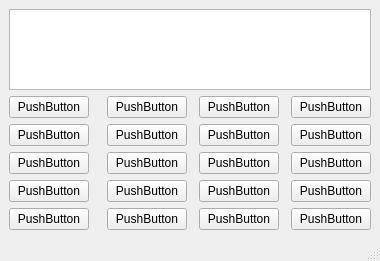
<?xml version="1.0" encoding="UTF-8"?>
<ui version="4.0">
 <class>MainWindow</class>
 <widget class="QMainWindow" name="MainWindow">
  <property name="geometry">
   <rect>
    <x>0</x>
    <y>0</y>
    <width>362</width>
    <height>261</height>
   </rect>
  </property>
  <property name="windowTitle">
   <string>MainWindow</string>
  </property>
  <widget class="QWidget" name="centralwidget">
   <layout class="QGridLayout" name="gridLayout">
    <item row="3" column="5">
     <widget class="QPushButton" name="pushButton_4">
      <property name="text">
       <string>PushButton</string>
      </property>
     </widget>
    </item>
    <item row="11" column="0">
     <widget class="QPushButton" name="pushButton_13">
      <property name="text">
       <string>PushButton</string>
      </property>
     </widget>
    </item>
    <item row="3" column="7">
     <widget class="QPushButton" name="pushButton_3">
      <property name="text">
       <string>PushButton</string>
      </property>
     </widget>
    </item>
    <item row="7" column="0">
     <spacer name="verticalSpacer">
      <property name="orientation">
       <enum>Qt::Vertical</enum>
      </property>
      <property name="sizeHint" stdset="0">
       <size>
        <width>20</width>
        <height>10</height>
       </size>
      </property>
     </spacer>
    </item>
    <item row="14" column="5">
     <widget class="QPushButton" name="pushButton_2">
      <property name="text">
       <string>PushButton</string>
      </property>
     </widget>
    </item>
    <item row="9" column="7">
     <widget class="QPushButton" name="pushButton_19">
      <property name="text">
       <string>PushButton</string>
      </property>
     </widget>
    </item>
    <item row="13" column="0">
     <spacer name="verticalSpacer_6">
      <property name="orientation">
       <enum>Qt::Vertical</enum>
      </property>
      <property name="sizeHint" stdset="0">
       <size>
        <width>20</width>
        <height>10</height>
       </size>
      </property>
     </spacer>
    </item>
    <item row="3" column="1">
     <spacer name="horizontalSpacer_3">
      <property name="orientation">
       <enum>Qt::Horizontal</enum>
      </property>
      <property name="sizeHint" stdset="0">
       <size>
        <width>40</width>
        <height>20</height>
       </size>
      </property>
     </spacer>
    </item>
    <item row="15" column="0">
     <spacer name="verticalSpacer_4">
      <property name="orientation">
       <enum>Qt::Vertical</enum>
      </property>
      <property name="sizeHint" stdset="0">
       <size>
        <width>20</width>
        <height>40</height>
       </size>
      </property>
     </spacer>
    </item>
    <item row="6" column="2">
     <spacer name="horizontalSpacer_2">
      <property name="orientation">
       <enum>Qt::Horizontal</enum>
      </property>
      <property name="sizeHint" stdset="0">
       <size>
        <width>40</width>
        <height>20</height>
       </size>
      </property>
     </spacer>
    </item>
    <item row="14" column="7">
     <widget class="QPushButton" name="pushButton_12">
      <property name="text">
       <string>PushButton</string>
      </property>
     </widget>
    </item>
    <item row="6" column="3">
     <widget class="QPushButton" name="pushButton_11">
      <property name="text">
       <string>PushButton</string>
      </property>
     </widget>
    </item>
    <item row="6" column="5">
     <widget class="QPushButton" name="pushButton_7">
      <property name="text">
       <string>PushButton</string>
      </property>
     </widget>
    </item>
    <item row="9" column="5">
     <widget class="QPushButton" name="pushButton_18">
      <property name="text">
       <string>PushButton</string>
      </property>
     </widget>
    </item>
    <item row="15" column="3">
     <spacer name="verticalSpacer_8">
      <property name="orientation">
       <enum>Qt::Vertical</enum>
      </property>
      <property name="sizeHint" stdset="0">
       <size>
        <width>20</width>
        <height>40</height>
       </size>
      </property>
     </spacer>
    </item>
    <item row="14" column="0">
     <widget class="QPushButton" name="pushButton_9">
      <property name="text">
       <string>PushButton</string>
      </property>
     </widget>
    </item>
    <item row="1" column="0">
     <spacer name="verticalSpacer_3">
      <property name="orientation">
       <enum>Qt::Vertical</enum>
      </property>
      <property name="sizeHint" stdset="0">
       <size>
        <width>20</width>
        <height>100</height>
       </size>
      </property>
     </spacer>
    </item>
    <item row="9" column="0">
     <widget class="QPushButton" name="pushButton_20">
      <property name="text">
       <string>PushButton</string>
      </property>
     </widget>
    </item>
    <item row="11" column="7">
     <widget class="QPushButton" name="pushButton_16">
      <property name="text">
       <string>PushButton</string>
      </property>
     </widget>
    </item>
    <item row="10" column="0">
     <spacer name="verticalSpacer_9">
      <property name="orientation">
       <enum>Qt::Vertical</enum>
      </property>
      <property name="sizeHint" stdset="0">
       <size>
        <width>20</width>
        <height>40</height>
       </size>
      </property>
     </spacer>
    </item>
    <item row="6" column="0">
     <widget class="QPushButton" name="pushButton_6">
      <property name="text">
       <string>PushButton</string>
      </property>
     </widget>
    </item>
    <item row="5" column="0">
     <spacer name="verticalSpacer_5">
      <property name="orientation">
       <enum>Qt::Vertical</enum>
      </property>
      <property name="sizeHint" stdset="0">
       <size>
        <width>20</width>
        <height>10</height>
       </size>
      </property>
     </spacer>
    </item>
    <item row="14" column="3">
     <widget class="QPushButton" name="pushButton">
      <property name="text">
       <string>PushButton</string>
      </property>
     </widget>
    </item>
    <item row="9" column="3">
     <widget class="QPushButton" name="pushButton_17">
      <property name="text">
       <string>PushButton</string>
      </property>
     </widget>
    </item>
    <item row="11" column="5">
     <widget class="QPushButton" name="pushButton_15">
      <property name="text">
       <string>PushButton</string>
      </property>
     </widget>
    </item>
    <item row="3" column="0">
     <widget class="QPushButton" name="pushButton_5">
      <property name="text">
       <string>PushButton</string>
      </property>
     </widget>
    </item>
    <item row="3" column="4">
     <spacer name="horizontalSpacer_4">
      <property name="orientation">
       <enum>Qt::Horizontal</enum>
      </property>
      <property name="sizeHint" stdset="0">
       <size>
        <width>40</width>
        <height>20</height>
       </size>
      </property>
     </spacer>
    </item>
    <item row="11" column="3">
     <widget class="QPushButton" name="pushButton_14">
      <property name="text">
       <string>PushButton</string>
      </property>
     </widget>
    </item>
    <item row="3" column="3">
     <widget class="QPushButton" name="pushButton_10">
      <property name="text">
       <string>PushButton</string>
      </property>
     </widget>
    </item>
    <item row="6" column="7">
     <widget class="QPushButton" name="pushButton_8">
      <property name="text">
       <string>PushButton</string>
      </property>
     </widget>
    </item>
    <item row="4" column="0">
     <spacer name="verticalSpacer_2">
      <property name="orientation">
       <enum>Qt::Vertical</enum>
      </property>
      <property name="sizeHint" stdset="0">
       <size>
        <width>20</width>
        <height>10</height>
       </size>
      </property>
     </spacer>
    </item>
    <item row="3" column="2">
     <spacer name="horizontalSpacer">
      <property name="orientation">
       <enum>Qt::Horizontal</enum>
      </property>
      <property name="sizeHint" stdset="0">
       <size>
        <width>40</width>
        <height>20</height>
       </size>
      </property>
     </spacer>
    </item>
    <item row="12" column="0">
     <spacer name="verticalSpacer_10">
      <property name="orientation">
       <enum>Qt::Vertical</enum>
      </property>
      <property name="sizeHint" stdset="0">
       <size>
        <width>20</width>
        <height>40</height>
       </size>
      </property>
     </spacer>
    </item>
    <item row="3" column="6">
     <spacer name="horizontalSpacer_5">
      <property name="orientation">
       <enum>Qt::Horizontal</enum>
      </property>
      <property name="sizeHint" stdset="0">
       <size>
        <width>40</width>
        <height>20</height>
       </size>
      </property>
     </spacer>
    </item>
    <item row="0" column="0" colspan="8">
     <widget class="QTableWidget" name="tableWidget"/>
    </item>
   </layout>
  </widget>
  <widget class="QStatusBar" name="statusbar"/>
 </widget>
 <resources/>
 <connections/>
</ui>
